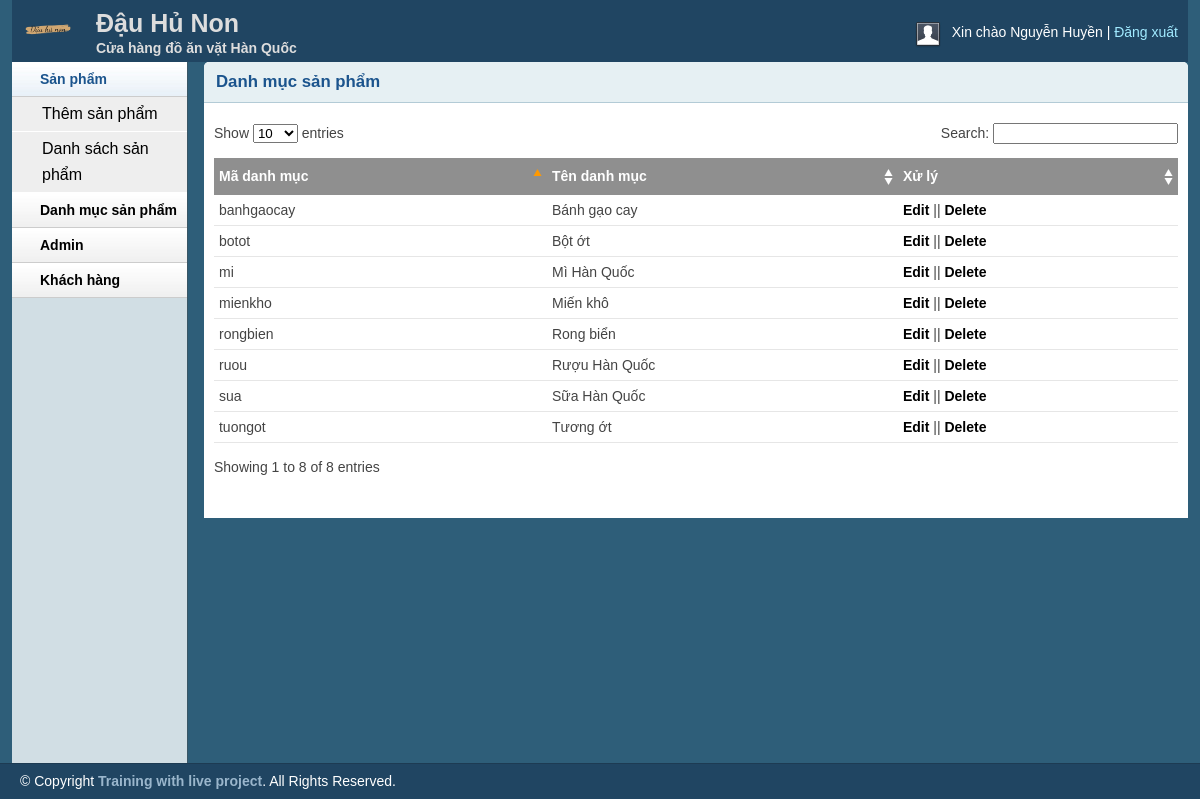
Screenshot of /admin/catlist.php (signed in) with the database file from the repository.
### tables this page shows
CREATE TABLE `category` (
  `catID` varchar(255) NOT NULL,
  `catName` varchar(255) NOT NULL
);

### lib/database.php (called while the page is built, shortened)
<?php
class Database
{
    public $host   = DB_HOST;
    public $user   = DB_USER;
    public $pass   = DB_PASS;
    public $dbname = DB_NAME;
    public $link;
    private function connectDB()
    {
        $this->link = new mysqli(
            $this->host,
            $this->user,
            $this->pass,
            $this->dbname
        );
    }
    public function select($query)
    {
        $result = $this->link->query($query) or
            die($this->link->error . __LINE__);
        if ($result->num_rows > 0) {
            return $result;
        } else {
            return false;
        }
    }
}

### classes/category.php (called while the page is built, shortened)
<?php
$filepath = realpath(dirname(__FILE__));
include_once($filepath . '/../lib/database.php');
?>
<?php
class category
{
    private $db;
    public function __construct()
    {
        $this->db = new Database();
    }
    public function show_category()
    {
        $query = "SELECT * FROM category ORDER BY catID ASC";
        $result = $this->db->select($query);
        return $result;
    }
}
?>

### admin/catlist.php (the view, shortened to what this page needs)
<?php include 'inc/header.php'; ?>
<?php include 'inc/sidebar.php'; ?>
<?php include '../classes/category.php';  ?>
<?php
$cat = new category();
?>
<div class="grid_10">
	<div class="box round first grid">
		<h2>Danh mục sản phẩm</h2>
		<div class="block">
			<table class="data display datatable" id="example">
				<thead>
					<tr>
						<th>Mã danh mục</th>
						<th>Tên danh mục</th>
						<th>Xử lý</th>
					</tr>
				</thead>
				<tbody>
					<?php
					$show_cat = $cat->show_category();
					if ($show_cat) {
						while ($result = $show_cat->fetch_assoc()) {
					?>
							<tr class="odd gradeX">
								<td><?php echo $result['catID']; ?></td>
								<td><?php echo $result['catName']; ?></td>
								<td><a href="catedit.php?catid=<?php echo $result['catID']; ?>">Edit</a> || <a onclick="return confirm('Bạn có thực sự muốn xóa?')" href="?catid=<?php echo $result['catID'] ?>">Delete</a></td>
							</tr>
					<?php
						}
					}
					?>
				</tbody>
			</table>
		</div>
	</div>
</div>
<?php include 'inc/footer.php'; ?>

### admin/css/layout.css (style rules this page uses)
body { background: #fff none repeat scroll 0 0; color: #444; font-size: 14px; padding: 0; }
a { color: #000; font-weight:bold; text-decoration: none; }
h1, h2, h3, h4, h5, h6 { line-height:1.2em; margin-bottom:.3em; }
h2 { margin-top:1em; }
.box { background:#fff; margin-bottom:20px; padding:10px 10px 10px 10px; margin-left:-8px; }
.box.grid { padding-bottom:40px; }
.box.round { -moz-border-radius: 5px 5px 0px 0px; -webkit-border-radius: 5px 5px 0px 0px; border-radius: 5px 5px 0px 0px; }
.box h2 { font-size:1.2em; font-weight:bold; color:#1B548D; background:#E6F0F3; margin:-10px -10px 0 -10px; padding:10px 12px; border-bottom:1px solid #B3CBD6; -moz-border-radius: 5px 5px 0px 0px; -webkit-border-radius: 5px 5px 0px 0px; border-radius: 5px 5px 0px 0px; }
.box.first { min-height: 406px; }
.block { padding-top:20px; }
.block { padding-bottom:1px; }
table.display { margin: 0 auto; clear: both; width: 100%; }
.sorting_asc { background: #8f8f8f url(../img/table/sort_asc.png) no-repeat center right; padding:8px 5px; text-align:left; color:#fff; }
.sorting { background:#8f8f8f url(../img/table/sort_both.png) no-repeat center right; padding:8px 5px; text-align:left; color:#fff; }
tr.odd { height: 30px; line-height: 30px; border-bottom:1px solid #e6e6e6; }
tr.even { height: 30px; line-height: 30px; border-bottom:1px solid #e6e6e6; }
tr.odd td, tr.even td { padding-left:5px; }

### rows the page displays
category: catID "banhgaocay", catName "Bánh gạo cay"
category: catID "botot", catName "Bột ớt"
category: catID "mi", catName "Mì Hàn Quốc"
category: catID "mienkho", catName "Miến khô"
category: catID "rongbien", catName "Rong biển"
category: catID "ruou", catName "Rượu Hàn Quốc"
category: catID "sua", catName "Sữa Hàn Quốc"
category: catID "tuongot", catName "Tương ớt"

### other values shown
Session::get('adminName') "Nguyễn Huyền"
